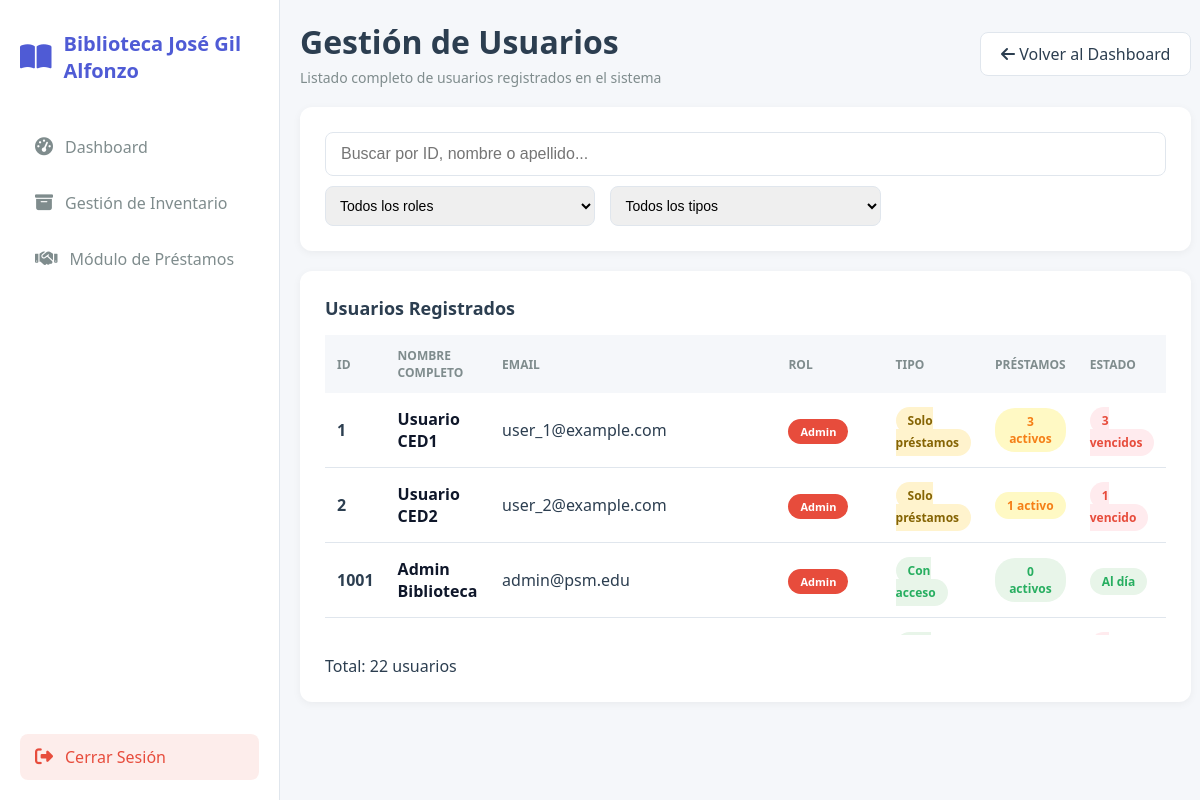
/usuarios/ (signed in), run on the app's committed database.
### core/models.py (models this page shows)
class Roles(models.Model):
    id_rol = models.AutoField(primary_key=True)
    nombre_rol = models.CharField(max_length=50)
    class Meta:
        managed = True
        db_table = 'roles'

class Usuarios(models.Model):
    id_usuario = models.AutoField(primary_key=True)
    nombre = models.CharField(max_length=100)
    apellido = models.CharField(max_length=100)
    email = models.CharField(unique=True, max_length=150, blank=True, null=True)
    password = models.CharField(max_length=128, blank=True, null=True)
    id_rol = models.ForeignKey(Roles, models.DO_NOTHING, db_column='id_rol')
    class Meta:
        managed = True
        db_table = 'usuarios'

### core/views.py (the view)
# urls.py: path('usuarios/', web_views.usuarios_gestion_page, name='gestion_usuarios'),
@ensure_csrf_cookie
@login_required(login_url='login')
def usuarios_gestion_page(request):
    if not _is_admin_user(request.user):
        return redirect('gestion_prestamos')
    from django.contrib.auth.models import User
    usuarios_list = Usuarios.objects.select_related('id_rol').all().order_by('id_usuario')
    usuarios_con_login = set(User.objects.values_list('id', flat=True))
    today = timezone.now().date()
    usuarios_data = []
    for usuario in usuarios_list:
        prestamos_usuario = Prestamos.objects.filter(id_usuario=usuario)
        prestamos_activos = prestamos_usuario.filter(
            detalleprestamo__fecha_devolucion_real__isnull=True
        ).distinct().count()
        prestamos_vencidos = prestamos_usuario.filter(
            detalleprestamo__fecha_devolucion_real__isnull=True,
            detalleprestamo__fecha_vencimiento__lt=today
        ).distinct().count()
        usuarios_data.append({
            'id_usuario': usuario.id_usuario,
            'nombre': usuario.nombre,
            'apellido': usuario.apellido,
            'email': usuario.email,
            'id_rol': usuario.id_rol,
            'tiene_login': usuario.id_usuario in usuarios_con_login,
            'tipo': 'con_login' if usuario.id_usuario in usuarios_con_login else 'sin_login',
            'prestamos_activos': prestamos_activos,
            'prestamos_vencidos': prestamos_vencidos,
        })
    roles = Roles.objects.all()
    context = {
        'active_page': 'usuarios',
        'usuarios': usuarios_data,
        'roles': roles,
    }
    return render(request, 'usuarios_gestion.html', context)

### core/views.py (called while the page is built)
def _is_admin_user(user) -> bool:
    if not user or not getattr(user, 'is_authenticated', False):
        return False
    if getattr(user, 'is_superuser', False) or getattr(user, 'is_staff', False):
        return True
    try:
        udom = Usuarios.objects.select_related('id_rol').get(id_usuario=user.id)
        return (udom.id_rol and str(udom.id_rol.nombre_rol).strip().lower() == 'admin')
    except Exception:
        return False

### templates/usuarios_gestion.html (shortened to what this page needs)
{% extends "base.html" %}
{% block content %}
    <div class="header">
        <div>
            <h1>Gestión de Usuarios</h1>
            <p>Listado completo de usuarios registrados en el sistema</p>
        </div>
        <a href="{% url 'dashboard' %}" class="btn-secondary">
            <i class="fa-solid fa-arrow-left"></i>
            Volver al Dashboard
        </a>
    </div>
    <div class="search-bar">
        <input id="search-input" type="text" class="search-input" placeholder="Buscar por ID, nombre o apellido...">
        <div class="filter-grid">
            <div class="filter-item">
                <select id="filter-rol">
                    <option value="">Todos los roles</option>
                </select>
            </div>
            <div class="filter-item">
                <select id="filter-tipo">
                    <option value="">Todos los tipos</option>
                </select>
            </div>
        </div>
    </div>
    <div class="results-section">
        <p class="results-title">Usuarios Registrados</p>
        <div class="table-container">
            <table>
                <thead>
                    <tr>
                        <th>ID</th>
                        <th>Nombre Completo</th>
                        <th>Email</th>
                        <th>Rol</th>
                        <th>Tipo</th>
                        <th>Préstamos</th>
                        <th>Estado</th>
                    </tr>
                </thead>
                <tbody id="usuarios-tbody">
                    {% for usuario in usuarios %}
                    <tr data-id="{{ usuario.id_usuario }}" data-nombre="{{ usuario.nombre|lower }} {{ usuario.apellido|lower }}" data-rol="{{ usuario.id_rol.id_rol|default:'' }}" data-tipo="{{ usuario.tipo }}">
                        <td><strong>{{ usuario.id_usuario }}</strong></td>
                        <td>{{ usuario.nombre }} {{ usuario.apellido }}</td>
                        <td>{{ usuario.email|default:"Sin email" }}</td>
                        <td>
                            {% if usuario.id_rol %}
                            <span class="type-badge" style="background-color: {% if usuario.id_rol.nombre_rol == 'Admin' %}#e74c3c{% elif usuario.id_rol.nombre_rol == 'Bibliotecario' %}#3498db{% else %}#95a5a6{% endif %}">
                                {{ usuario.id_rol.nombre_rol }}
                            </span>
                            {% else %}
                            <span style="color: var(--text-light);">Sin rol</span>
                            {% endif %}
                        </td>
                        <td>
                            {% if usuario.tiene_login %}
                            <span class="status-badge activo">Con acceso</span>
                            {% else %}
                            <span class="status-badge" style="background-color: #fff3cd; color: #856404;">Solo préstamos</span>
                            {% endif %}
                        </td>
                        <td>
                            <span class="unit-badge {% if usuario.prestamos_activos > 0 %}yellow{% else %}green{% endif %}">
                                {{ usuario.prestamos_activos }} activo{{ usuario.prestamos_activos|pluralize:"s" }}
                            </span>
                        </td>
                        <td>
                            {% if usuario.prestamos_vencidos > 0 %}
                            <span class="status-badge vencido">{{ usuario.prestamos_vencidos }} vencido{{ usuario.prestamos_vencidos|pluralize:"s" }}</span>
                            {% else %}
                            <span class="status-badge activo">Al día</span>
                            {% endif %}
                        </td>
                    </tr>
                    {% endfor %}
                </tbody>
            </table>
        </div>
        <div class="table-actions">
            <span id="summary">Total: {{ usuarios|length }} usuario{{ usuarios|length|pluralize:"s" }}</span>
        </div>
    </div>
{% endblock %}

### static/style.css (style rules this page uses)
:root { --primary-color: #4f5bd5; --secondary-color: #f5f7fa; --bg-card: #ffffff; --text-dark: #2c3e50; --text-light: #7f8c8d; --border-color: #e0e6ed; --status-green: #27ae60; --status-red: #e74c3c; --status-orange: #f39c12; --status-blue: #3498db; --status-purple: #9b59b6; --chip-bg: #f2f4f8; --chip-text: #2c3e50; --chip-accent: #4f5bd5; }
* { margin: 0; padding: 0; box-sizing: border-box; }
body { font-family: 'Segoe UI', Tahoma, Geneva, Verdana, sans-serif; background-color: var(--secondary-color); color: var(--text-dark); }
a { text-decoration: none; color: inherit; }
.header { display: flex; justify-content: space-between; align-items: center; margin-bottom: 20px; }
.header h1 { font-size: 32px; margin-bottom: 5px; }
.header p { color: var(--text-light); font-size: 14px; }
.search-bar { background-color: var(--bg-card); padding: 25px; border-radius: 12px; box-shadow: 0 2px 8px rgba(0, 0, 0, 0.05); margin-bottom: 20px; }
.search-input { width: 100%; padding: 12px 15px; border: 1px solid var(--border-color); border-radius: 8px; font-size: 16px; margin-bottom: 10px; }
.filter-grid { display: grid; grid-template-columns: repeat(3, 1fr); gap: 15px; }
.filter-item select, .filter-item input { width: 100%; padding: 10px; border: 1px solid var(--border-color); border-radius: 8px; font-size: 14px; }
.results-section { background-color: var(--bg-card); padding: 25px; border-radius: 12px; box-shadow: 0 2px 8px rgba(0, 0, 0, 0.05); }
.results-title { font-size: 18px; font-weight: 600; margin-bottom: 15px; }
.table-container { overflow-x: auto; margin-bottom: 20px; max-height: 300px; }
table { width: 100%; border-collapse: collapse; }
thead { background-color: var(--secondary-color); }
th { padding: 12px; text-align: left; font-size: 12px; font-weight: 600; color: var(--text-light); text-transform: uppercase; }
td { padding: 15px 12px; border-bottom: 1px solid var(--border-color); }
.table-container table tbody td:nth-child(2) { color: #0f172a; font-weight: 700; }
.type-badge { padding: 5px 12px; border-radius: 20px; font-size: 11px; font-weight: 600; color : white }
.unit-badge { padding: 5px 12px; border-radius: 20px; font-size: 12px; font-weight: 600; display: inline-block; text-align: center; }
.unit-badge.green { background-color: #e8f5e9; color: var(--status-green); }
.unit-badge.yellow { background-color: #fff9c4; color: #f57f17; }
.status-badge { padding: 5px 12px; border-radius: 20px; font-size: 12px; font-weight: 600; }
.status-badge.activo { background-color: #e8f5e9; color: var(--status-green); }
.status-badge.vencido { background-color: #ffebee; color: var(--status-red); }
.table-actions { display: flex; justify-content: space-between; align-items: center; }
.btn-secondary { padding: 10px 20px; border: 1px solid var(--border-color); border-radius: 8px; background-color: white; cursor: pointer; font-weight: 500; transition: all 0.2s; }

### data on the page
Roles: id_usuario "1", nombre "Usuario", apellido "CED1", email "user_1@example.com", id_rol.nombre_rol "Admin", shows "Solo préstamos", prestamos_activos "3", prestamos_vencidos "3", id_usuario "2", apellido "CED2", email "user_2@example.com", prestamos_activos "1", prestamos_vencidos "1", id_usuario "1001", nombre "Admin", apellido "Biblioteca", email "admin@psm.edu", prestamos_activos "0", shows "Al día"

### other printed values
{{ usuarios|length }} "22"
